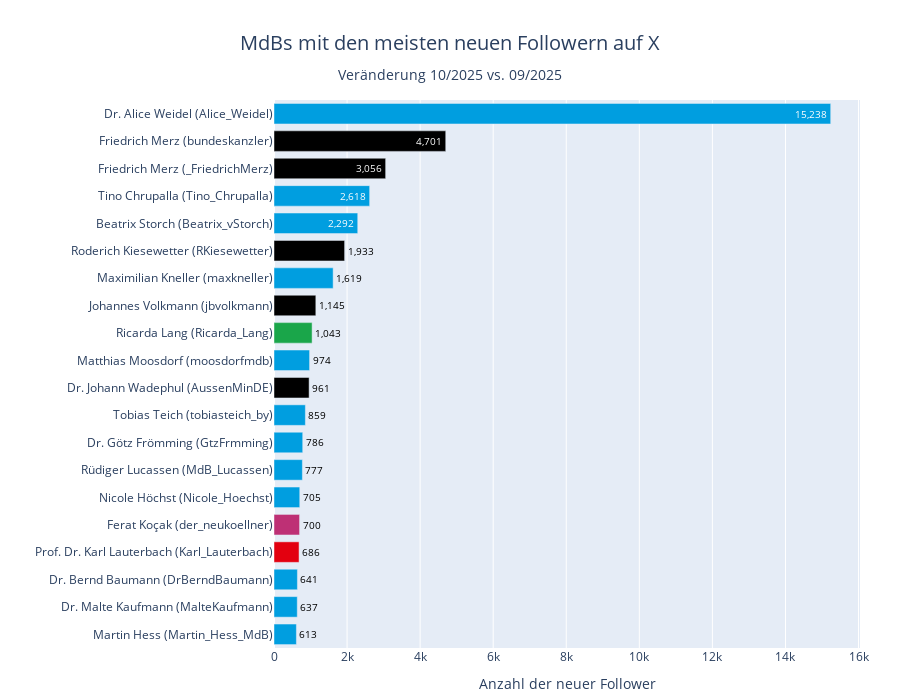

The cell this chart's notebook holds for it:
### Code cell
plot_party_hbar(
    df_profiles, 
    'username', 
    'delta_followers_count', 
    top_n=20, 
    title='MdBs mit den meisten neuen Followern auf X', 
    x_label='Anzahl der neuer Follower',
    save_name="top20_new_followers",
)

### Figure 1 — Plotly figure (JSON) as saved in the notebook; plotly's stock layout.template omitted (floating-point values rounded to 4 significant figures)
{"data": [{"cliponaxis": false, "customdata": [["AFD", "Alice_Weidel", "Dr. Alice Weidel"], ["CDU/CSU", "bundeskanzler", "Friedrich Merz"], ["CDU/CSU", "_FriedrichMerz", "Friedrich Merz"], ["AFD", "Tino_Chrupalla", "Tino Chrupalla"], ["AFD", "Beatrix_vStorch", "Beatrix Storch"], ["CDU/CSU", "RKiesewetter", "Roderich Kiesewetter"], ["AFD", "maxkneller", "Maximilian Kneller"], ["CDU/CSU", "jbvolkmann", "Johannes Volkmann"], ["BÜNDNIS 90/DIE GRÜNEN", "Ricarda_Lang", "Ricarda Lang"], ["AFD", "moosdorfmdb", "Matthias Moosdorf"], ["CDU/CSU", "AussenMinDE", "Dr. Johann Wadephul"], ["AFD", "tobiasteich_by", "Tobias Teich"], ["AFD", "GtzFrmming", "Dr. Götz Frömming"], ["AFD", "MdB_Lucassen", "Rüdiger Lucassen"], ["AFD", "Nicole_Hoechst", "Nicole Höchst"], ["DIE LINKE.", "der_neukoellner", "Ferat Koçak"], ["SPD", "Karl_Lauterbach", "Prof. Dr. Karl Lauterbach"], ["AFD", "DrBerndBaumann", "Dr. Bernd Baumann"], ["AFD", "MalteKaufmann", "Dr. Malte Kaufmann"], ["AFD", "Martin_Hess_MdB", "Martin Hess"]], "hovertemplate": "Name: %{customdata[2]} (%{customdata[1]})<br>Anzahl der neuer Follower: %{x:,.0f}<br>partei_kurz: %{customdata[0]}<extra></extra>", "insidetextanchor": "end", "marker": {"color": ["#009EE0", "#000000", "#000000", "#009EE0", "#009EE0", "#000000", "#009EE0", "#000000", "#1AA64A", "#009EE0", "#000000", "#009EE0", "#009EE0", "#009EE0", "#009EE0", "#BE3075", "#E3000F", "#009EE0", "#009EE0", "#009EE0"]}, "orientation": "h", "text": ["15,238", "4,701", "3,056", "2,618", "2,292", "1,933", "1,619", "1,145", "1,043", "974", "961", "859", "786", "777", "705", "700", "686", "641", "637", "613"], "textfont": {"color": ["#FFFFFF", "#FFFFFF", "#FFFFFF", "#FFFFFF", "#FFFFFF", "#000000", "#000000", "#000000", "#000000", "#000000", "#000000", "#000000", "#000000", "#000000", "#000000", "#000000", "#000000", "#000000", "#000000", "#000000"]}, "textposition": ["inside", "inside", "inside", "inside", "inside", "outside", "outside", "outside", "outside", "outside", "outside", "outside", "outside", "outside", "outside", "outside", "outside", "outside", "outside", "outside"], "texttemplate": "%{text}", "type": "bar", "x": [15240.0, 4701.0, 3056.0, 2618.0, 2292.0, 1933.0, 1619.0, 1145.0, 1043.0, 974.0, 961.0, 859.0, 786.0, 777.0, 705.0, 700.0, 686.0, 641.0, 637.0, 613.0], "y": ["Dr. Alice Weidel (Alice_Weidel)", "Friedrich Merz (bundeskanzler)", "Friedrich Merz (_FriedrichMerz)", "Tino Chrupalla (Tino_Chrupalla)", "Beatrix Storch (Beatrix_vStorch)", "Roderich Kiesewetter (RKiesewetter)", "Maximilian Kneller (maxkneller)", "Johannes Volkmann (jbvolkmann)", "Ricarda Lang (Ricarda_Lang)", "Matthias Moosdorf (moosdorfmdb)", "Dr. Johann Wadephul (AussenMinDE)", "Tobias Teich (tobiasteich_by)", "Dr. Götz Frömming (GtzFrmming)", "Rüdiger Lucassen (MdB_Lucassen)", "Nicole Höchst (Nicole_Hoechst)", "Ferat Koçak (der_neukoellner)", "Prof. Dr. Karl Lauterbach (Karl_Lauterbach)", "Dr. Bernd Baumann (DrBerndBaumann)", "Dr. Malte Kaufmann (MalteKaufmann)", "Martin Hess (Martin_Hess_MdB)"]}], "layout": {"bargap": 0.25, "height": 700, "margin": {"b": 10, "l": 10, "r": 40, "t": 100}, "title": {"font": {"size": 20}, "text": "MdBs mit den meisten neuen Followern auf X<br><sub style='font-size:0.85em; line-height:0.5;'>Veränderung 10/2025 vs. 09/2025</sub>", "x": 0.5, "xanchor": "center", "yanchor": "top", "yref": "container"}, "uniformtext": {"minsize": 8, "mode": "show"}, "xaxis": {"title": {"text": "Anzahl der neuer Follower"}}, "yaxis": {"categoryarray": ["Martin Hess (Martin_Hess_MdB)", "Dr. Malte Kaufmann (MalteKaufmann)", "Dr. Bernd Baumann (DrBerndBaumann)", "Prof. Dr. Karl Lauterbach (Karl_Lauterbach)", "Ferat Koçak (der_neukoellner)", "Nicole Höchst (Nicole_Hoechst)", "Rüdiger Lucassen (MdB_Lucassen)", "Dr. Götz Frömming (GtzFrmming)", "Tobias Teich (tobiasteich_by)", "Dr. Johann Wadephul (AussenMinDE)", "Matthias Moosdorf (moosdorfmdb)", "Ricarda Lang (Ricarda_Lang)", "Johannes Volkmann (jbvolkmann)", "Maximilian Kneller (maxkneller)", "Roderich Kiesewetter (RKiesewetter)", "Beatrix Storch (Beatrix_vStorch)", "Tino Chrupalla (Tino_Chrupalla)", "Friedrich Merz (_FriedrichMerz)", "Friedrich Merz (bundeskanzler)", "Dr. Alice Weidel (Alice_Weidel)"], "categoryorder": "array", "title": {"text": ""}}}}
